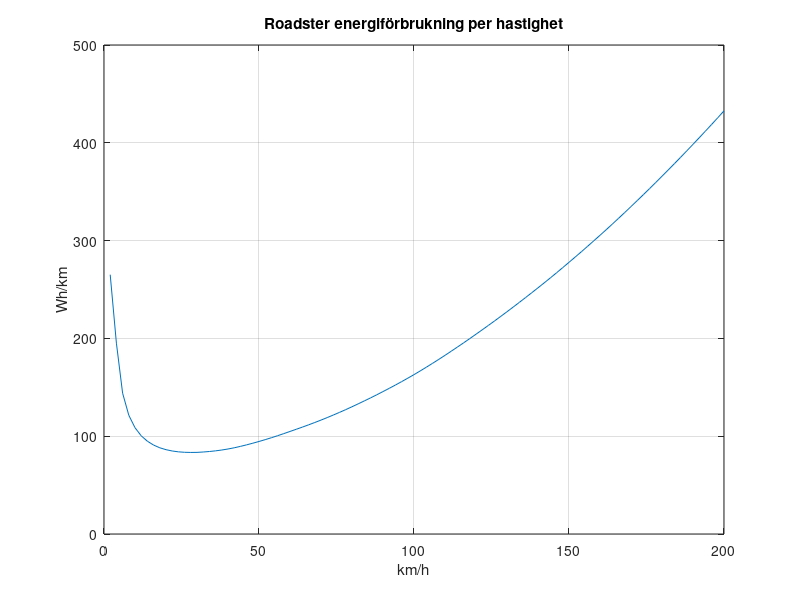

MATLAB code for this plot:
%Skapa graf
load('Projekt_initial_data.mat')
plot(roadster_speed_kmph,roadster_consumption_Whpkm)
title('Roadster energiförbrukning per hastighet');
ylabel('Wh/km');
xlabel('km/h');
grid on